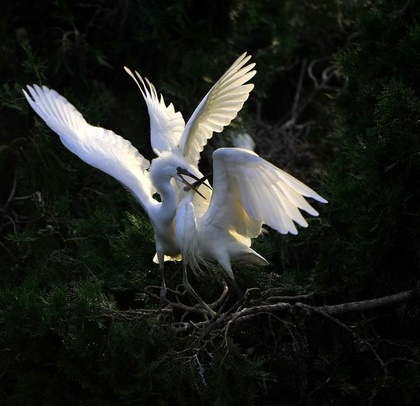
%> input picture dimmed.jpg, 420 x 406 px, shrunk from 750 x 725 before the run
$ octave enhance.m   (GNU Octave 9; MATLAB toolbox functions it lacks are replaced by stand-ins)
%> lines starting %> are read from the running program, lines starting %| are printed output that depends on the picture
%从RGB空间到HSV空间转换
figure;
c=imread('dimmed.jpg');
%> c is the input picture: size 406x420x3 uint8; mean R, G, B 33.2, 35.4, 31.5
hv=rgb2hsv(c);
%> hv: size 406x420x3 double; mean H, S, V 0.243, 0.353, 0.146
%得到其V分量
V=hv(:,:,3);
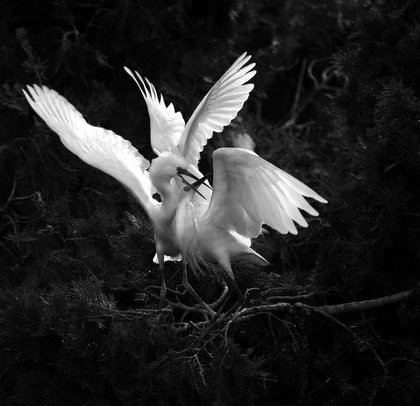
%> V: size 406x420 double; min 0, max 1, mean 0.146
V1=V;
%pdf
alpha=0.3;
[m,n]=size(V);
%> m = 406; n = 420
V=ceil(V*255);
ImgHist = zeros(256, 1);
for i = 1:m
    for j = 1:n
        ImgHist(V(i, j)+1) =  ImgHist( V(i, j)+1) + 1;
    end
end
%> after the loop, ImgHist = 256 values, max 7338 at index 9, min 64 at index 82, mean 666.1
p=ImgHist/(m*n);
%> p = 256 values, max 0.043 at index 9, min 0.000375 at index 82, mean 0.00391
Max=max(p);
%> Max = 0.043
Min=min(p);
%> Min = 0.000375
h=zeros(256,1);
for i=1:256
   h=cumsum(p);
end
q=p;
%> q has the same summary as p
for i= 1:256
    q(i)=Max*((p(i)-Min)/(Max-Min)).^alpha;
end
%> after the loop, q = 256 values, max 0.043 at index 9, min 0 at index 82, mean 0.0139
Maxv=max(max(V));
%> Maxv = 255
%cdf
s=cumsum(q);
%> s = 256 values from 0.0304 to 3.56
sum=s(256);
%> sum = 3.56
B=s/sum;
%> B = 256 values from 0.00853 to 1
B=B';
%TGC
x = 1:256;
y =Maxv*((x/Maxv).^(1-B(x)));
%> y = 256 values from 1.05 to 255
imgn=zeros(m,n);
for i=1:m
   for j=1:n
      imgn(i,j)=y(V(i,j)+1)-1;    %由原图的灰度通过索引映射到新的灰度
   end
end
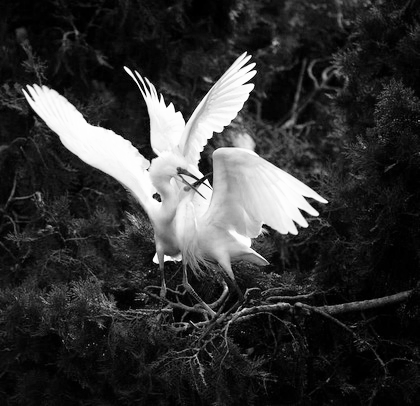
%> imgn: size 406x420 double; min 0.0484, max 254, mean 53.3
imgn=double(imgn/255);%得到新的V分量
hv(:,:,3)=imgn;
%> hv: size 406x420x3 double; mean H, S, V 0.243, 0.353, 0.209
b=hsv2rgb(hv);%从HSV空间到RGB空间
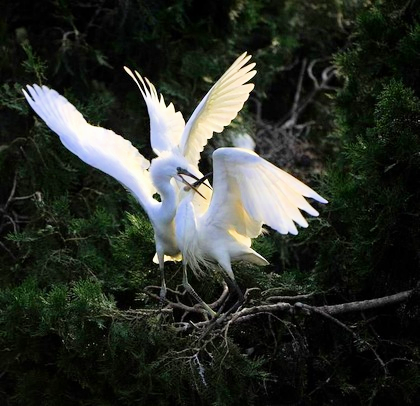
%> b: size 406x420x3 double; mean R, G, B 0.184, 0.2, 0.173
subplot(121);imshow(c);
subplot(122);imshow(b);
%与其他算法进行对比
figure;
[J,T] = histeq(V1);%仅使用直方图均衡化
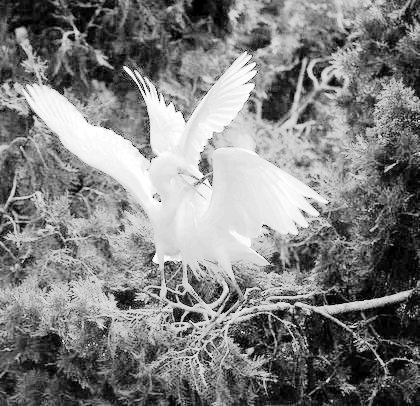
%> J: size 406x420 double; min 0, max 1, mean 0.505
%> T = 256 values from 0 to 1
hv(:,:,3)=J;
%> hv: size 406x420x3 double; mean H, S, V 0.243, 0.353, 0.505
g=hsv2rgb(hv);
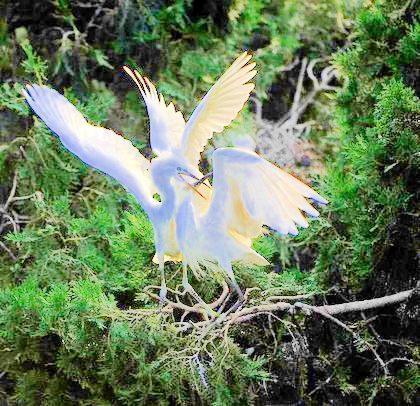
%> g: size 406x420x3 double; mean R, G, B 0.416, 0.492, 0.362
Q=imadjust(V1);%利用imadjust()函数
hv(:,:,3)=Q;
%> hv: size 406x420x3 double; mean H, S, V 0.243, 0.353, 0.151
k=hsv2rgb(hv);
subplot(2,3,1);
imshow(b);title('AGCWD');
subplot(2,3,2);
imshow(g);title('THE');
subplot(2,3,3);
imshow(k);title('IMADJUST');
subplot(2,3,4);
imhist(imgn);
subplot(2,3,5);
imhist(J);
subplot(2,3,6);
imhist(Q);
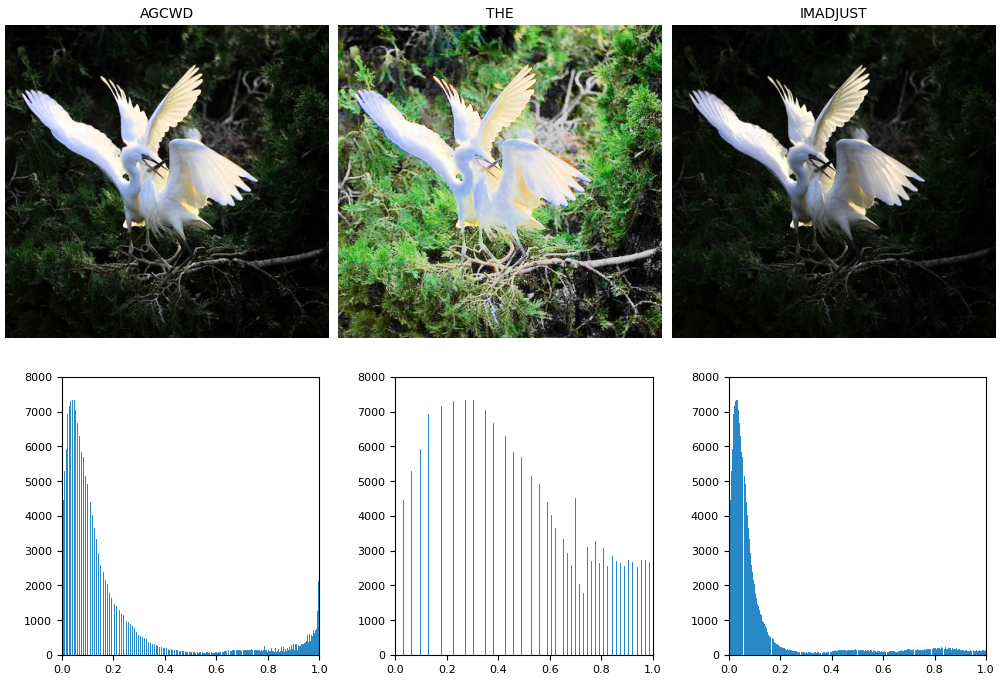
%> figure redrawn from the program's plot data, 6 panels
